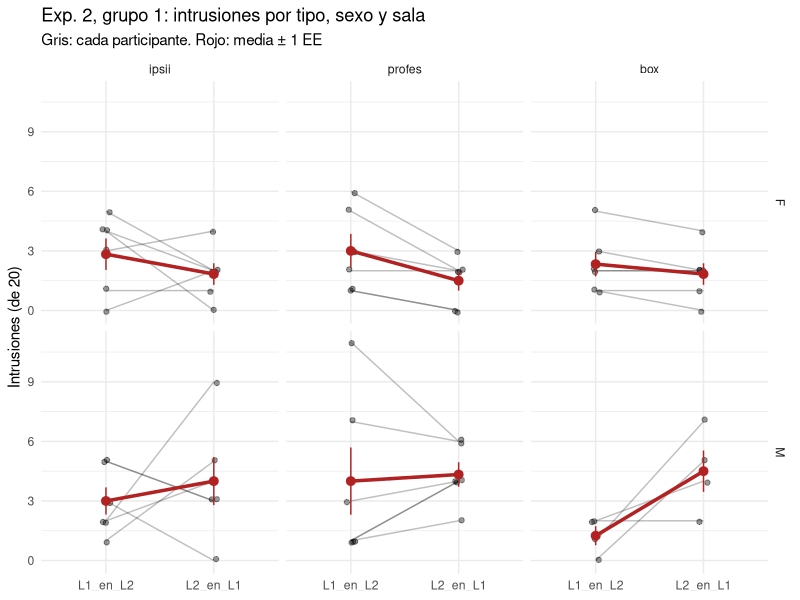

Reproduce this figure in R.
# ==============================================================================
# Experimento 2 (Alfonso-2), grupo 1 — análisis básico
# v1 — 2026-10-01
#
# Entrada: exp2_g1.csv (una fila por participante).
# Reconocimiento codificado como <origen>_<respuesta>, origen/respuesta ∈ {l1, l2, n}:
#   l2_l1 = ítem de L2 respondido como L1  → intrusión L2→L1 (la "esperada")
#   l1_l2 = ítem de L1 respondido como L2  → intrusión L1→L2
#   n_l1  = ítem nuevo respondido como L1  (SUPUESTO sin confirmar)
# Cada origen tiene 20 ítems, así que cada terna debería sumar 20.
#
# En RStudio: Session > Set Working Directory > To Source File Location
# Paquetes: dplyr, tidyr, ggplot2, glmmTMB, emmeans, pwr
# ==============================================================================
install.packages(c("Matrix", "TMB"), type = "source")

suppressPackageStartupMessages({ library(dplyr); library(tidyr); library(ggplot2)
  library(glmmTMB); library(emmeans); library(pwr) })

excluir_inconsistentes <- FALSE   # TRUE = sacar filas cuya matriz no suma 20 por origen

# ---- 1. Carga y chequeos ----------------------------------------------------
d <- read.csv("exp2_g1.csv") |>
  filter(!is.na(l1_l1)) |>                                   # agendados sin datos
  mutate(sala = factor(sala, levels = c("ipsii", "profes", "box")),
         sexo = factor(sexo, levels = c("F", "M")),
         tot_l1 = l1_l1 + l1_l2 + l1_n,
         tot_l2 = l2_l2 + l2_l1 + l2_n,
         tot_n  = n_n + n_l1 + n_l2,
         suma_ok = tot_l1 == 20 & tot_l2 == 20 & tot_n == 20)

cat("\n### Filas con sumas incorrectas\n")
print(filter(d, !suma_ok) |> select(codigo, tot_l1, tot_l2, tot_n))
if (excluir_inconsistentes) d <- filter(d, suma_ok)

cat("\n### n por sala y sexo\n");          print(table(d$sala, d$sexo))
cat("\n### n por entrevistador y sexo\n"); print(table(d$entrevistador, d$sexo))

# ---- 2. Aprendizaje: ¿las dos listas se aprendieron igual? -------------------
# Si L1 y L2 difieren en dificultad, las intrusiones en cada dirección no son comparables.
cat("\n### Recuerdo inmediato (de 20): D1 = L1, D2 = L2\n")
print(d |> group_by(sexo) |>
        summarise(n = n(), D1 = mean(rec_d1), DE_D1 = sd(rec_d1),
                  D2 = mean(rec_d2), DE_D2 = sd(rec_d2)) |> mutate(across(where(is.numeric), \(x) round(x, 2))))
tt <- t.test(d$rec_d2, d$rec_d1, paired = TRUE)
cat(sprintf("D2 − D1 = %.2f [%.2f; %.2f], d_z = %.2f, p = %.3f\n",
            tt$estimate, tt$conf.int[1], tt$conf.int[2],
            mean(d$rec_d2 - d$rec_d1) / sd(d$rec_d2 - d$rec_d1), tt$p.value))

# ---- 3. Reconocimiento: aciertos y falsas alarmas ----------------------------
# Chequea techo/piso y si hay sesgo a responder una lista con los ítems nuevos.
cat("\n### Reconocimiento (medias, de 20)\n")
print(d |> group_by(sexo) |>
        summarise(acierto_L1 = mean(l1_l1), acierto_L2 = mean(l2_l2), nuevo_ok = mean(n_n),
                  omision_L1 = mean(l1_n), omision_L2 = mean(l2_n),
                  FA_como_L1 = mean(n_l1), FA_como_L2 = mean(n_l2)) |>
        mutate(across(where(is.numeric), \(x) round(x, 2))))

# ---- 4. Intrusiones: descriptivos --------------------------------------------
largo <- d |>
  transmute(codigo, sala, sexo, entrevistador,
            L1_en_L2 = l1_l2, L2_en_L1 = l2_l1, den_L1 = tot_l1, den_L2 = tot_l2) |>
  pivot_longer(c(L1_en_L2, L2_en_L1), names_to = "tipo", values_to = "k") |>
  mutate(den  = if_else(tipo == "L2_en_L1", den_L2, den_L1),
         tipo = factor(tipo, levels = c("L1_en_L2", "L2_en_L1")))

cat("\n### Intrusiones por sexo (media, DE)\n")
print(largo |> group_by(sexo, tipo) |> summarise(n = n(), media = mean(k), DE = sd(k), .groups = "drop") |>
        mutate(across(where(is.numeric), \(x) round(x, 2))))
cat("Ref. Alfonso (2016) Exp. 3, grupo A: L2→L1 varones 6,25 (3,11), mujeres 2,00 (2,30); L1→L2 ≈ 1,25\n")
cat("\n### Intrusiones por sala y sexo (media)\n")
print(largo |> group_by(sala, sexo, tipo) |> summarise(media = round(mean(k), 2), .groups = "drop") |>
        pivot_wider(names_from = tipo, values_from = media))

# ---- 5. Modelo: GLMM binomial ------------------------------------------------
# k intrusiones de 'den' ítems ~ tipo × sexo + sala, intercepto aleatorio por participante.
m <- glmmTMB(cbind(k, den - k) ~ tipo * sexo + sala + (1 | codigo),
             family = binomial, data = largo)

cat("\n### Tests globales (Wald)\n"); print(joint_tests(m))
cat("\n### Asimetría dentro de cada sexo (OR > 1 = más L2→L1)\n")
print(confint(pairs(emmeans(m, ~ tipo | sexo, type = "response"), reverse = TRUE)))
cat("\n### Diferencia por sexo dentro de cada tipo (OR > 1 = más en varones)\n")
print(confint(pairs(emmeans(m, ~ sexo | tipo, type = "response"), reverse = TRUE)))

# Control: ¿cambia algo si se agrega el entrevistador? (3 personas → efecto fijo)
m_ent <- update(m, . ~ . + entrevistador)
cat(sprintf("\nAIC sin entrevistador = %.1f | con entrevistador = %.1f\n", AIC(m), AIC(m_ent)))

# ---- 6. Tamaños de efecto simples y potencia ---------------------------------
cat("\n### Asimetría pareada (L2→L1 − L1→L2) por sexo\n")
for (s in levels(d$sexo)) {
  x  <- with(filter(d, sexo == s), l2_l1 - l1_l2)
  tt <- t.test(x)
  cat(sprintf("%s (n = %d): dif = %.2f [%.2f; %.2f], d_z = %.2f\n",
              s, length(x), mean(x), tt$conf.int[1], tt$conf.int[2], mean(x) / sd(x)))
}
n_F <- sum(d$sexo == "F"); n_M <- sum(d$sexo == "M")
cat("\n### Sensibilidad (potencia 80 %, α = .05): menor efecto detectable con este n\n")
cat(sprintf("Asimetría dentro de sexo: d_z ≥ %.2f (varones), %.2f (mujeres)\n",
            pwr.t.test(n = n_M, power = .8, type = "one.sample")$d,
            pwr.t.test(n = n_F, power = .8, type = "one.sample")$d))
cat(sprintf("Varones vs mujeres: d ≥ %.2f   (Alfonso Exp. 3, L2→L1: d ≈ 1,55)\n",
            pwr.t2n.test(n1 = n_M, n2 = n_F, power = .8)$d))
cat(sprintf("Entre salas: f ≥ %.2f   (f = .25 es un efecto 'mediano')\n",
            pwr.anova.test(k = 3, n = floor(nrow(d) / 3), power = .8)$f))

# ---- 7. Gráfico --------------------------------------------------------------
g <- ggplot(largo, aes(tipo, k)) +
  geom_line(aes(group = codigo), alpha = .25) +
  geom_point(alpha = .4, position = position_jitter(width = .04, height = .1)) +
  stat_summary(aes(group = 1), fun = mean, geom = "line", linewidth = 1.2, colour = "firebrick") +
  stat_summary(fun.data = mean_se, colour = "firebrick") +
  facet_grid(sexo ~ sala) +
  labs(x = NULL, y = "Intrusiones (de 20)",
       title = "Exp. 2, grupo 1: intrusiones por tipo, sexo y sala",
       subtitle = "Gris: cada participante. Rojo: media ± 1 EE") +
  theme_minimal(base_size = 11)
ggsave("exp2_g1_intrusiones.png", g, width = 8, height = 5, dpi = 150)
